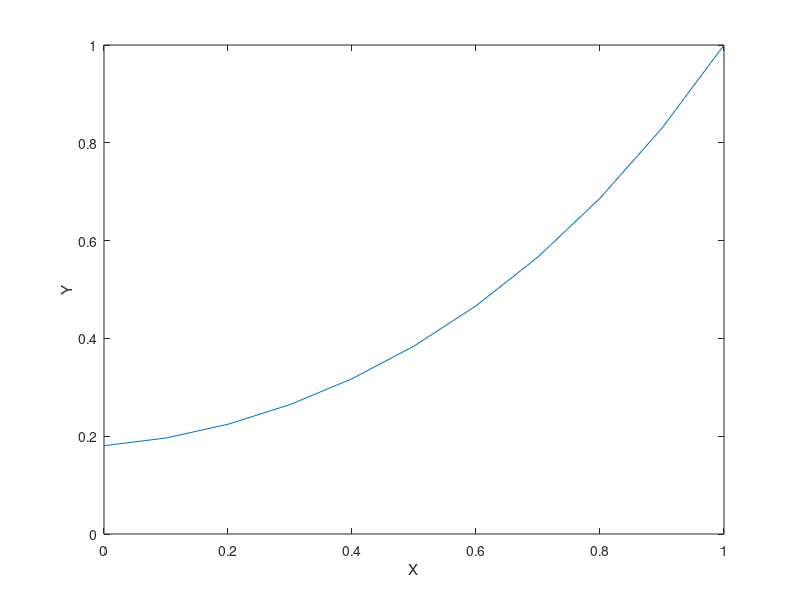

This chart was generated by the following MATLAB code:
clear all
close all
clc

L = 1.0 %Length of domain
yb = 1  %Boundary condition of right boundary yb(x=1)=1
h = 0.1 %step size in xi
n = round(L/h); %number of unknowns; the last y(n+1) = 1 from b.c. y(1) = 1
h = L/n; %corrected step size
x = 0:h:L; %x includes xmin = 0 and xmax = 1 at boundaries, however, for calculation, the 
            %last element is not needed since solution is known at the
            %right boundary.
d(1) = -(2*(h+2)*(1+x(1))+15*h^2);
d(2:n) = -(4*(1+x(2:n))+16*h^2);

%from vector of subdiagonal elements
subd = 2*(1+x(2:n))-h;
%from vector of supdiagonal elements
supd(1) = 4*(1+x(1));
supd(2:n-1) = 2*(1+x(2:n-1))+h;

%create LHS matrix a which has a tridiagonal structure
a = diag(d,0) + diag(subd,-1) + diag(supd,1);
%create RHS vector b [ay = b]
b(n,1) = -(2*(1+x(n))+h);
%solve system of linear equation i.e. find vector y
y = a\b;    %aY = b; => Y = a^-1.b
y(n+1) = yb

plot(x,y); 
xlabel('X'); 
ylabel('Y')
